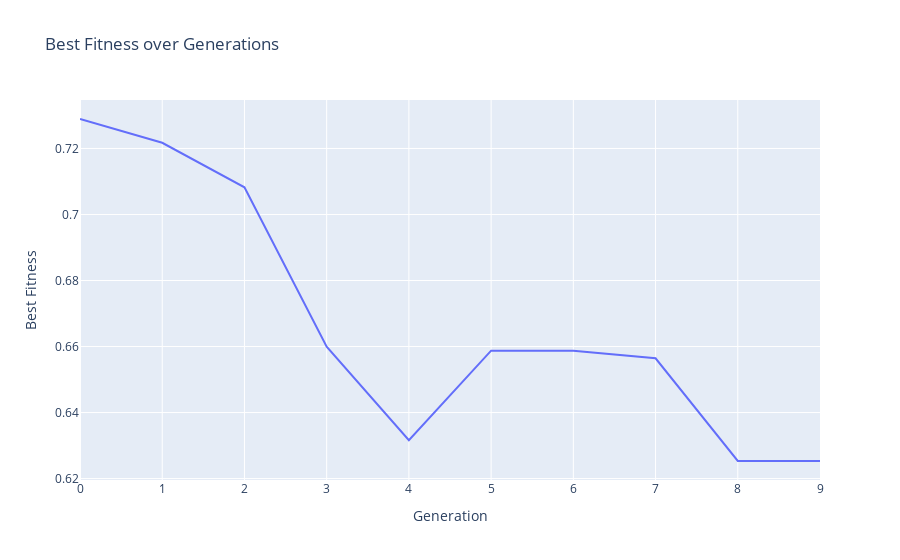

The notebook cell saved with this chart:
### Code cell
fig = go.Figure()
fig.add_trace(
    go.Scatter(
        x=list(range(ga.max_iter)),
        y=ga.generation_best_Y,
        mode="lines",
        name="Best Fitness",
    )
)
fig.update_layout(
    title="Best Fitness over Generations",
    xaxis_title="Generation",
    yaxis_title="Best Fitness",
)
fig.show()

### Figure 1 — Plotly figure (JSON) as saved in the notebook; plotly's stock layout.template omitted (floating-point values rounded to 4 significant figures)
{"data": [{"mode": "lines", "name": "Best Fitness", "type": "scatter", "x": [0, 1, 2, 3, 4, 5, 6, 7, 8, 9], "y": [0.7289, 0.7217, 0.7082, 0.6599, 0.6316, 0.6587, 0.6587, 0.6564, 0.6253, 0.6253]}], "layout": {"title": {"text": "Best Fitness over Generations"}, "xaxis": {"title": {"text": "Generation"}}, "yaxis": {"title": {"text": "Best Fitness"}}}}
